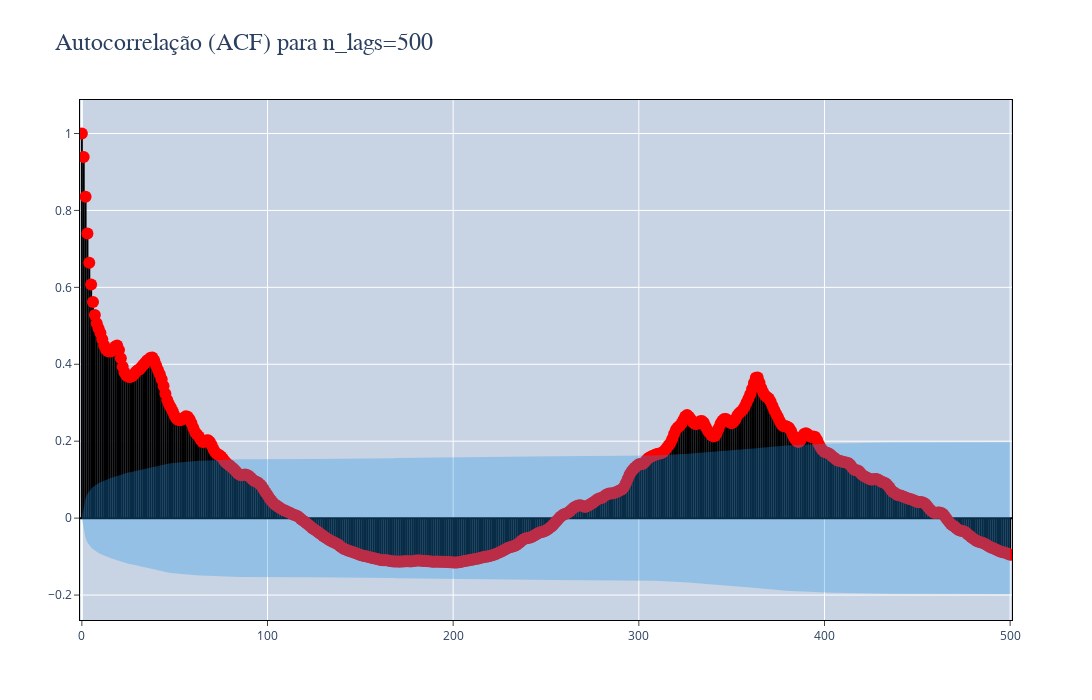

This figure's notebook cell:
### Markdown cell above
### Análise de Autocorrelação

### Code cell
# Me interessa saber a sazonalidade da variável-alvo, a vazão
cria_plot_correlacao(
    serie=df_aux.y,
    n_lags=500,
    plot_pacf=False,
    salvar=False #salvar_plots
)

# Na lag 365 o gráfico volta a descer.
# Isso nos dá uma visão da sazonalidade da série, que é de 365 dias
